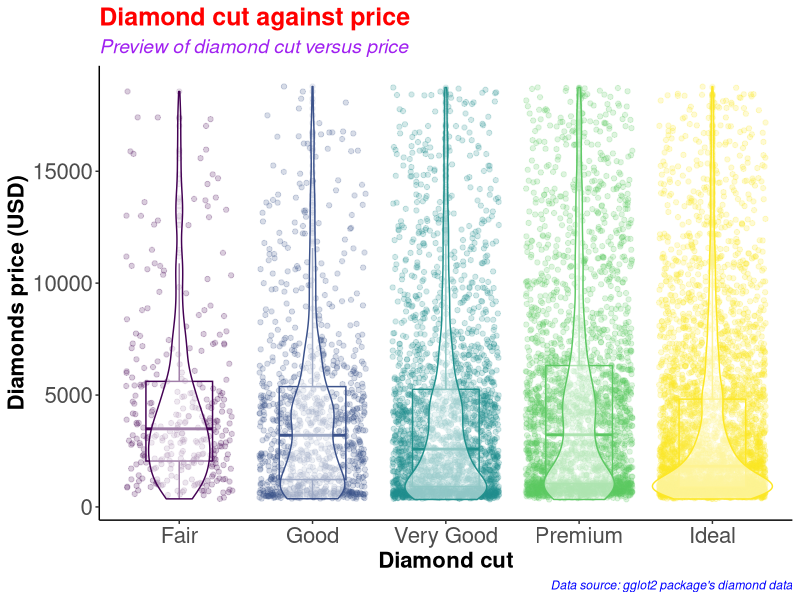
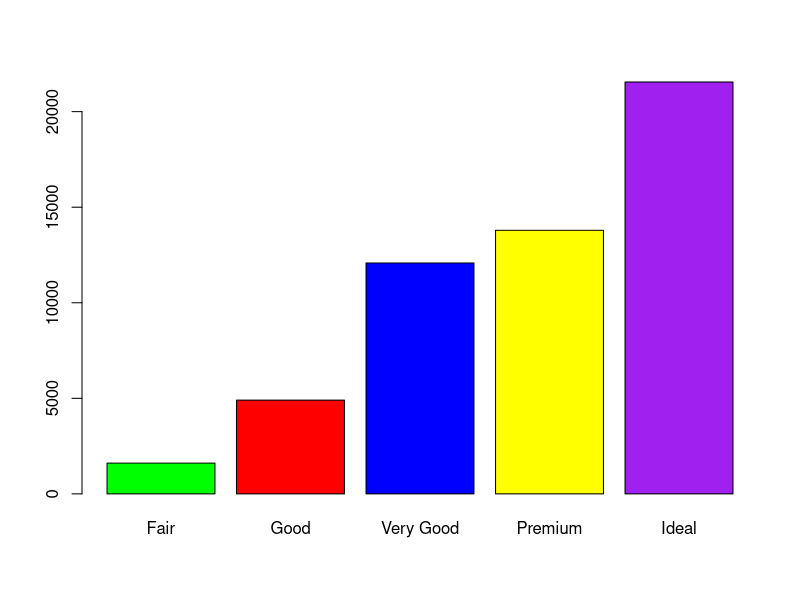
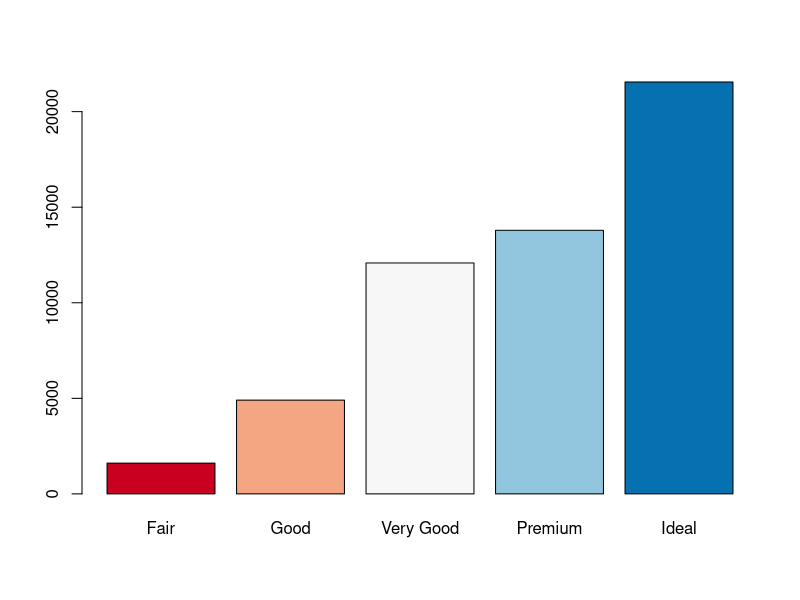
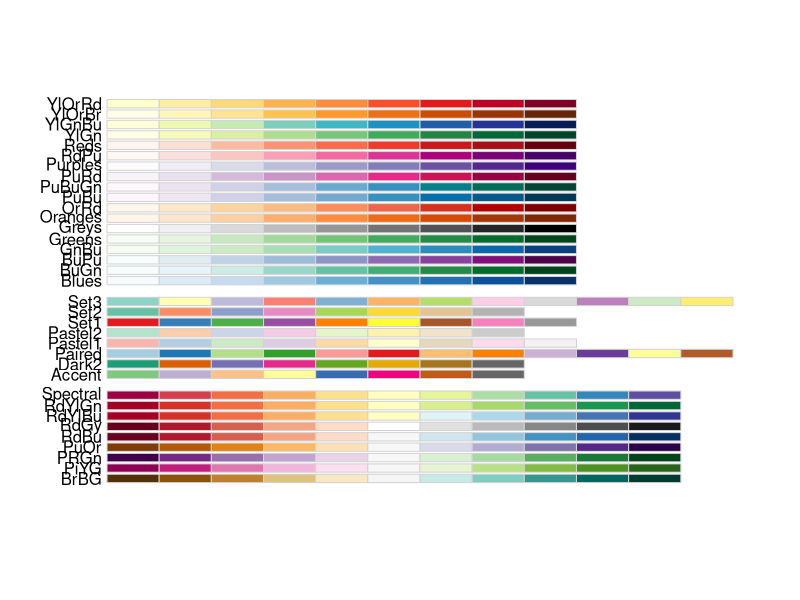
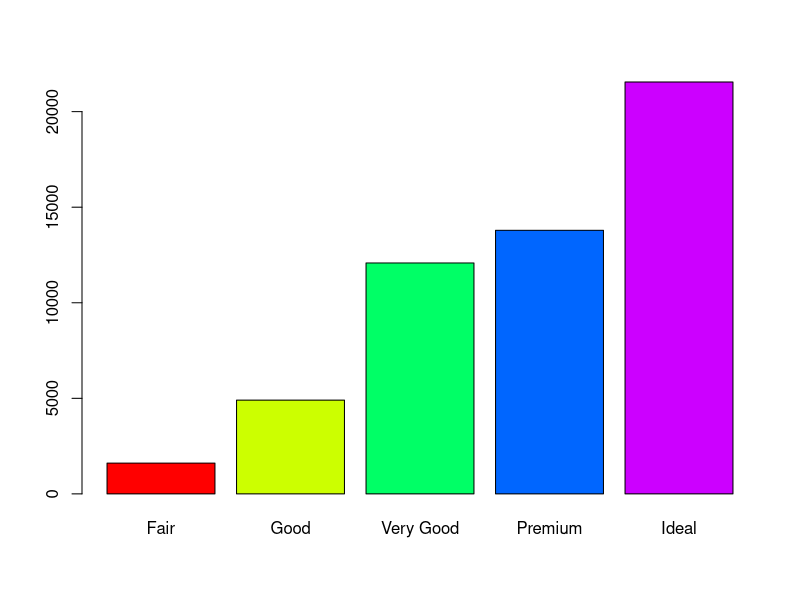
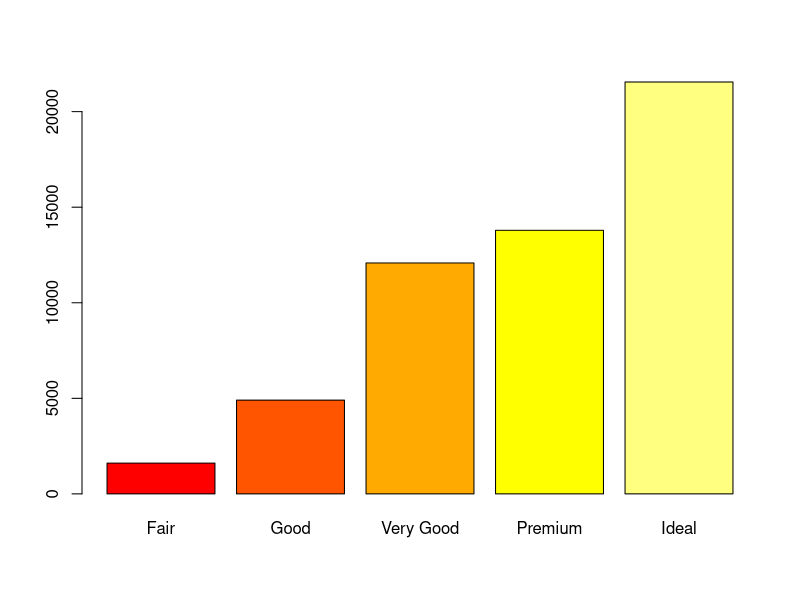
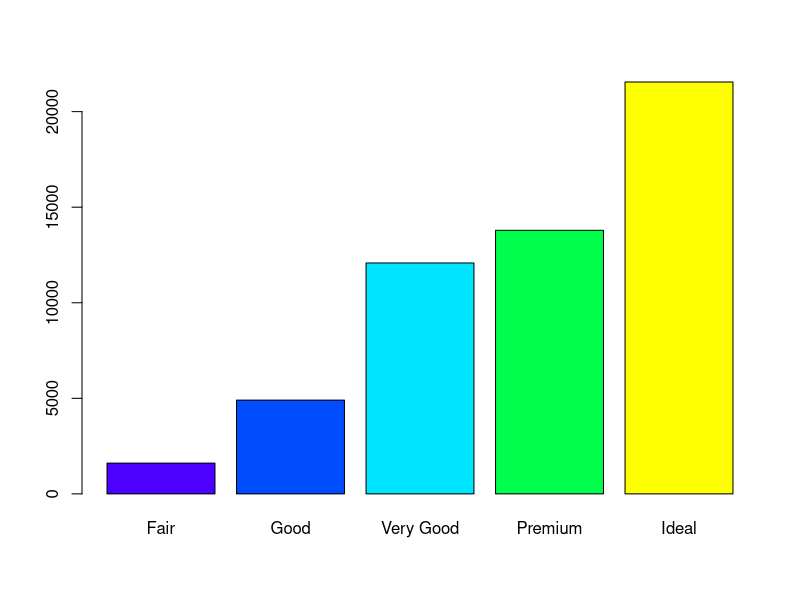
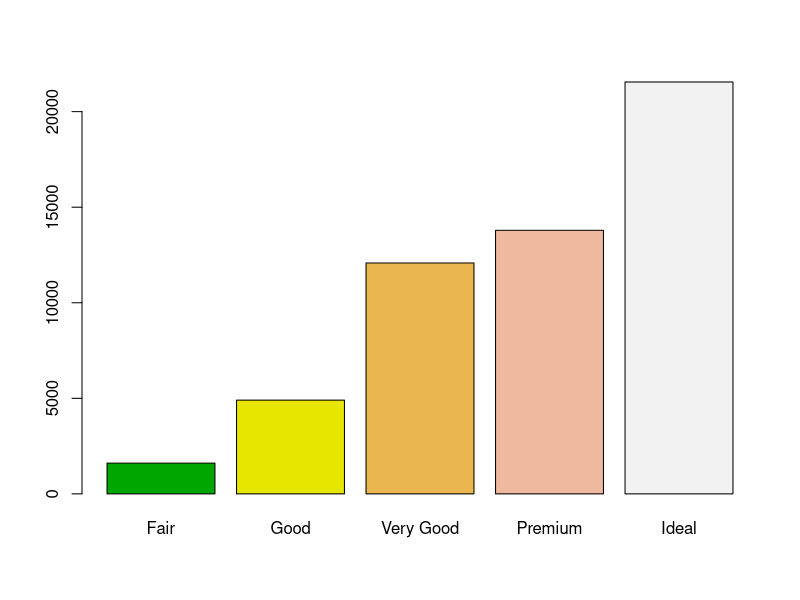

The R script that drew these images, in order:
#########################################
# Name: Wyclife Agumba Oluoch           #   
# E-mail: wyclifeoluoch@gmail.com       #
# GitHub: https://github.com/Wycology   #
# Task: Boxplot and violin plots in one #
# Date: 4th Jan 2021                    #
# Last edited: 22nd July 2021           #
#########################################

# Loading the necessary libraries for the project

base::library(tidyverse) # This is for data wrangling and plotting.
base::library(RColorBrewer) # This is for generating color pallets for the plots.

diamonds_df <- diamonds # Saving the diamonds data-set to a new object in R.

utils::head(diamonds) # Checking the variables in the data-set for subsequent analyses
base::nrow(diamonds) # Checking for the number of rows in the data. 53940 observations
base::ncol(diamonds) # Checking the number of variables in the data-set. 10 variables

diamonds_df %>% # Picking the diamonds data, and then
  dplyr::slice_sample(n = 0.2*(nrow(diamonds))) %>% # Picking a portion of the data-set
  ggplot2::ggplot(ggplot2::aes(x = cut, y = price, color = cut)) + # Adding the mapping variables
  ggplot2::geom_point(position = "jitter", alpha = 0.2) + # Adding jitter and alpha
  ggplot2::geom_boxplot(alpha = 0.1, width = 0.5) + # Modifying dimensions of the boxplot 
  ggplot2::geom_violin(alpha = 0.5) + # Adding violin plot on top of the box and jitter
  ggplot2::theme_classic() + # Adding my preferred theme for publication.
  ggplot2::theme(legend.position = "none") + # Removing the legend; it is on the x-axis
  ggplot2::labs(x = "Diamond cut", # Labels the x-axis.
       y = "Diamonds price (USD)", # Labeling the y-axis
       title = "Diamond cut against price", # Setting tibble of the plot
       subtitle = "Preview of diamond cut versus price", # Descriptive title beneath TITLE
       caption = "Data source: gglot2 package's diamond data") +
  ggplot2::theme(axis.text = ggplot2::element_text(size=16), # Size of labels on tick-marks
        axis.title = ggplot2::element_text(size=16,face="bold")) + # Size of axis labels
  ggplot2::theme(plot.title = ggplot2::element_text(color = 'red', size = 18, face = 'bold'),
        plot.subtitle = ggplot2::element_text(color = 'purple', size = 14, face = 'italic'),
        plot.caption = ggplot2::element_text(color = 'blue', face = 'italic'))

diamonds %>% # Picking the diamonds data, and then
  dplyr::filter(cut == 'Very Good') %>% # Picking the very good cut 
  nrow() # counting the number of rows with very good cut

diamonds %>% 
  select(cut) %>% 
  table() %>% 
  barplot(col = c('green', 'red', 'blue', 'yellow', 'purple'))

# Instead of specifying the colors, we can simply use the color brewer panel 

diamonds %>% 
  select(cut) %>% 
  table() %>% 
  barplot(col = brewer.pal(n = 5, name = "RdBu"))
# To display more brewer colors options to use, run the following function:

display.brewer.all()

# Can also use rainbow colors

diamonds %>% 
  select(cut) %>% 
  table() %>% 
  barplot(col = rainbow(5))

# Can also use heat.colors
diamonds %>% 
  select(cut) %>% 
  table() %>% 
  barplot(col = heat.colors(5))

# Can also use topographic colors

diamonds %>% 
  select(cut) %>% 
  table() %>% 
  barplot(col = topo.colors(5))

# Can also use terrain colors for the plot
diamonds %>% 
  select(cut) %>% 
  table() %>% 
  barplot(col = terrain.colors(5))

# Can also use cm.colors
diamonds %>% 
  select(cut) %>% 
  table() %>% 
  barplot(col = cm.colors(5)) 

# That is awesome. Good for the day.
